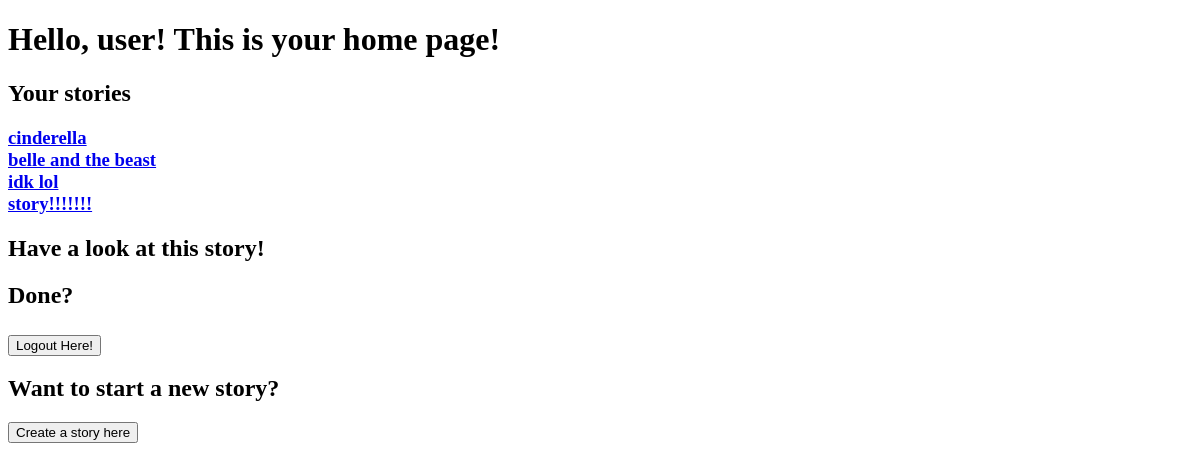
Page /home (signed in) on the earlier database version.
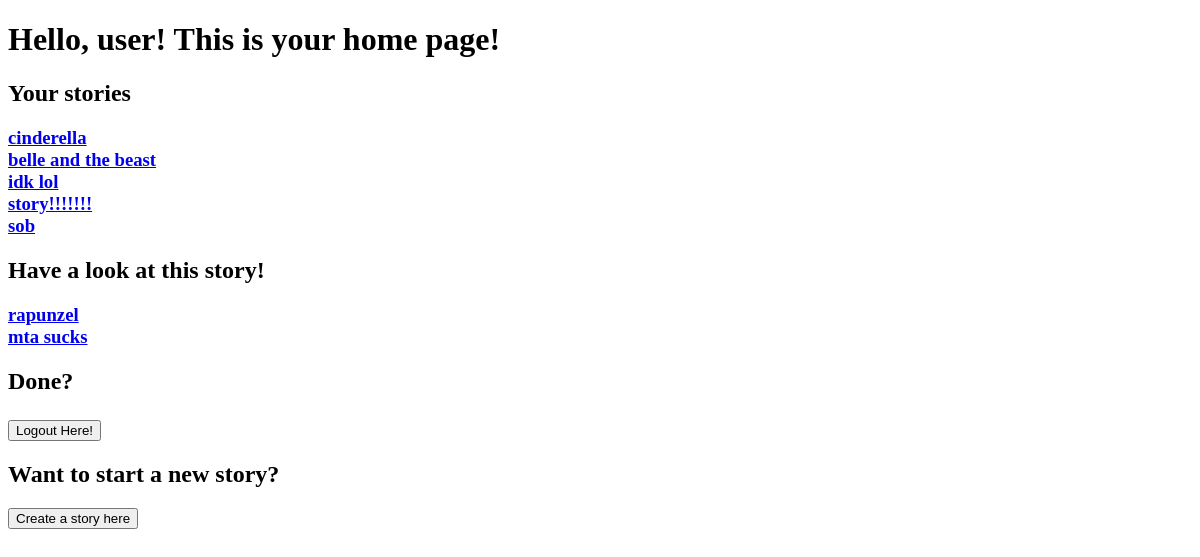
Same page on the later database version.
### tables this page shows
CREATE TABLE stories(id INTEGER PRIMARY KEY AUTOINCREMENT, title TEXT, username TEXT);

### __init__.py (the view)
@app.route("/home")
def homepage():
    if( session != {}):
        old_content = retrieve_stories(session['username'])
        titles = titles_list(old_content)
        new_content = all_stories(session['username'])
        new_titles = titles_list(new_content)
        return render_template('home.html', username = session['username'], request_method = 'POST',  new_len = len(new_content), old_content = old_content, new_content = new_content, titles = titles, old_len = len(old_content), new_titles=new_titles) #response to a form submission
    else:
        return redirect("/login")

### accounts_db.py (called while the page is built)
def retrieve_stories(username): # retrieve all story IDs created by user
    db = sqlite3.connect(DB_FILE)
    c = db.cursor()
    c.execute('SELECT id FROM stories WHERE username = ?;', [username])
    stories = c.fetchall();
    list = []
    for tuple in stories:
        list.append( tuple[0])
    return list

def retrieve_storytitle(id): # retrieve title of story using ID
    db = sqlite3.connect(DB_FILE)
    c = db.cursor()
    c.execute('SELECT title FROM stories WHERE id = ?;', [id])
    title = c.fetchone();
    return title[0]

def all_stories(username):
    db = sqlite3.connect(DB_FILE)
    c = db.cursor()
    c.execute('SELECT id FROM stories WHERE username != ?;', [username])
    stories = c.fetchall();
    list = []
    for tuple in stories:
        list.append( tuple[0])
    return list

def titles_list(list):
    titles = []
    for x in list:
        titles.append(retrieve_storytitle(x))
    return titles

### templates/home.html (shortened to what this page needs)
<!DOCTYPE html>
<html>
  <head>
  </head>
  <body>
    <h1>
      Hello, {{username}}! This is your home page!
    <h1>
    <h2>Your stories</h2>
		  <h3>
		  {%for i in range(0,old_len)%}
          <a href="{{ url_for('story', id=old_content[i]) }}"> {{titles[i]}}</a> <br>
		  {%endfor%}
          </h3>
    <h2>
      Have a look at this story!
    </h2>
	<h3>
	{%for i in range(0,new_len)%}
	<a href ="{{ url_for('story', id=new_content[i]) }}"> {{new_titles[i]}}</a> <br>
	{%endfor%}
	</h3>
    <h2>
      Done?
    <h2>
	<form>
	  <button type="submit" formaction="http://127.0.0.1:5000/logout" method="GET">Logout Here!</button>
	</form>
	<h2>
	  Want to start a new story?
	</h2>
	<form>
	  <button type="submit" formaction="http://127.0.0.1:5000/create" method="GET">Create a story here</button>
	</form>
  <body>
</html>

Differences in the rows shown:
added stories: title "sob"
added stories: title "rapunzel"
added stories: title "mta sucks"
